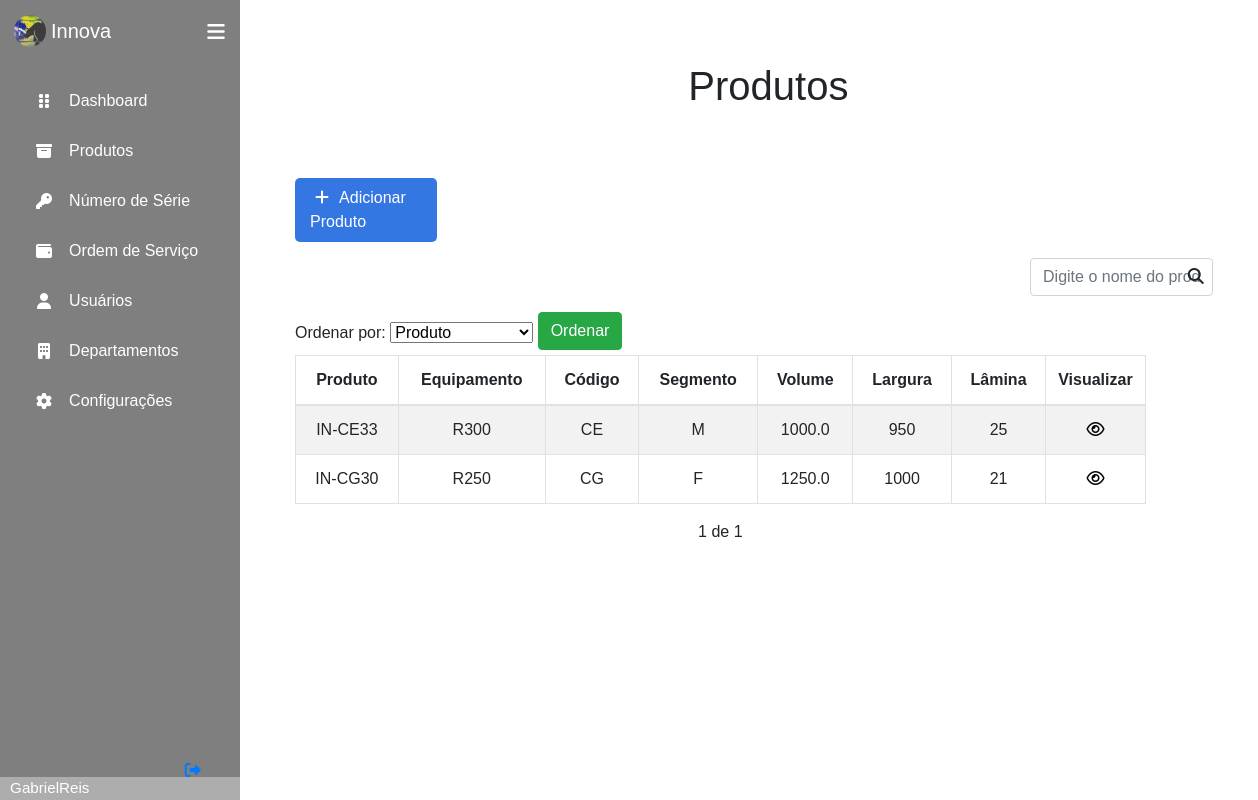
The app's page /products/ (signed in) with its own data.
### produtos/models.py (models this page shows, shortened)
class Produto(models.Model):
    segmento = (
        ('A', 'Agrícola'),
        ('C', 'Construção'),
        ('F', 'Florestal'),
        ('I', 'Industrial'),
        ('U', 'Automotiva'),
        ('M', 'Mineração'),
    )
    tipoProduto = (
        ('AC', 'Acessório'),
        ('CC', 'Carregadeira'),
        ('CD', 'Chapa de desgaste'),
        ('CB', 'Chock bar'),
        ('DF', 'Dispositivos e ferramentas'),
        ('ER', 'Engate rápido'),
        ('CE', 'Escavadeira'),
        ('FP', 'Ferramenta de penetração de solo'),
        ('GA', 'Garfo'),
        ('CG', 'Graniteira'),
        ('LA', 'Lâmina'),
        ('LN', 'Lança'),
        ('RI', 'Ripper'),
        ('SG', 'Segmento'),
        ('VA', 'Vala'),
        ('SE', 'Serviço'),
    )
    classeProduto = (
        ('6 SW', '6 SW'),
        ('6 LH', '6 LH'),
        ('7 SW', '7 SW'),
        ('7 LH', '7 LH'),
        ('7S SW', '7S SW'),
        ('7S LH', '7S LH'),
        ('8 SW', '8 SW'),
        ('8 LH', '8 LH'),
        ('9 SW', '9 SW'),
        ('9 LH', '9 LH'),
        ('9S SW', '9S SW'),
        ('9S LH', '9S LH'),
    )
    dureza = (
        ('GD', 'Geral'),
        ('HD', 'Pesada'),
        ('SD', 'Severa'),
        ('XD', 'Extrema'),
    )
    segmento = CharField(max_length=30, choices=segmento, null=True)
    nome = CharField(max_length=30, null=True)
    equipamento = CharField(max_length=10, null=True)
    capacidade = FloatField(null=True)
    largura = IntegerField(null=True)
    lamina = IntegerField(null=True)
    peso = IntegerField(null=True)
    codigo = CharField(max_length=2, choices=tipoProduto, null=True)
    categoria = CharField(max_length=5, choices=classeProduto, null=True)
    classeAplicacao = CharField(max_length=2, choices=dureza, null=True)
    dateCriacao = DateTimeField(auto_now_add=True)
    dateUpdate = DateTimeField(auto_now=True)
    numeroSerie = ForeignKey(NumeroSerie, null = True, on_delete=CASCADE)
    responsavel = ForeignKey(Colaborador, null=True, on_delete=SET_NULL)

### produtos/views.py (the view)
# urls.py: path('', views.Products, name = 'Home_Products'),
def Products(request):
    search = request.GET.get('search')
    if search:
        products = Produto.objects.filter(nome__icontains = search)
    else:
        productsList = Produto.objects.all().order_by('-dateCriacao')
        order = request.GET.get('order')
        if order == 'Produto':
            productsList = Produto.objects.all().order_by('-nome')
        elif order == 'Equipamento':
            productsList = Produto.objects.all().order_by('equipamento')
        elif order == 'Codigo':
            productsList = Produto.objects.all().order_by('-codigo')
        elif order == 'Segmento':
            productsList = Produto.objects.all().order_by('-segmento')
        elif order == 'numSerie':
            productsList = Produto.objects.all().order_by('-numeroSerie')
        paginator = Paginator(productsList, 20)
        page = request.GET.get('page')
        products = paginator.get_page(page)
    return render(request, 'produtos/Products.html', {'products' : products})

### templates/produtos/Products.html (shortened to what this page needs)
{% extends 'base.html' %}
{% block content %}
    <div class="container title">
        <h1>Produtos</h1>
    </div>
    <div class="offset-1 col-10 product-div">
        <a href="{% url 'products:New_Products' %}" class="add-product">
            <div class="col-2 add-div">
                <i class="fas fa-plus products"></i>Adicionar Produto
            </div>
        </a>
        {% if products|length > 0 %}
        <div class="col-3 search-div">
            <form method="GET" id="search-form">
                <input class="form-control" type="text" id="search" name="search" placeholder="Digite o nome do produto">
                <i class="fas fa-search" id="search-button"></i>
            </form>
        </div>
        {% endif %}
        {% if products|length > 0 %}
        <form method="GET">
            <label for="filter">Ordenar por:</label>
            <select id="filter">
                <option label="Produto">Produto</option>
            </select>
            <input type="submit" class="btn btn-success ordenar" id="order" value="Ordenar">
        </form>
        <table class="table table-striped table-hover table-bordered tab-products">
            <thead>
                <tr>
                    <th scope="col">Produto</th>
                    <th scope="col">Equipamento</th>
                    <th scope="col">Código</th>
                    <th scope="col">Segmento</th>
                    <th scope="col">Volume</th>
                    <th scope="col">Largura</th>
                    <th scope="col">Lâmina</th>
                    <th scope="col" class="col-sm-1">Visualizar</th>
                </tr>
            </thead>
            <tbody id="product-table">
                {% for product in products %}
                <tr scope="row">
                    <td>
                        {{product.nome}}
                    </td>
                    <td>
                        {{product.equipamento}}
                    </td>
                    <td>
                        {{product.codigo}}
                    </td>
                    <td>
                        {{product.segmento}}
                    </td>
                    <td>
                        {{product.capacidade}}
                    </td>
                    <td>
                        {{product.largura}}
                    </td>
                    <td>
                        {{product.lamina}}
                    </td>
                    <td>
                        <a href="{% url 'products:View_Product' product.id %}" class="icon view-product">
                            <div class="col">
                                <i class="far fa-eye"></i>
                            </div>
                        </a>
                    </td>
                </tr>
                {% endfor %}
            </tbody>
        </table>
        {% else %}
            <div class="sem-produtos">
                Nenhum produto cadastrado!
            </div>
        {% endif %}
        <div class="pagination">
            <span class="step-links">
                {% if products.paginator.num_pages %}
                <span class="current">
                    {{products.number}} de {{products.paginator.num_pages}}
                </span>
                {% endif %}
            </span>
        </div>
    </div>
{% endblock %}

### templates/base.html (shortened to what this page needs)
{% load static %}
<!DOCTYPE html>
<html lang="pt-br">
<head>
    <link rel="stylesheet" href="{% static 'css/style.css' %}">
    <link rel="stylesheet" href="{% static 'css/bs/bootstrap.css' %}">
</head>
<body>
    {% if user.is_authenticated %}
    <div class="sidebar">
        <div class="logo_content">
            <div class="logo">
                <img src="{% static 'img/logo-base.png' %}" class="img-base"/>
                <div class="logo_name">Innova</div>
            </div>
            <i class="fas fa-bars" id="btn-menu"></i>
        </div>
        <ul class="nav_list">
            <li>
                <a href="{%url 'main:Home_Main'%}">
                    <i class="fas fa-grip-vertical"></i>
                    <span class="link_name">Dashboard</span>
                </a>
            </li>
            <li>
                <a href="{%url 'products:Home_Products'%}">
                    <i class="fas fa-archive"></i>
                    <span class="link_name">Produtos</span>
                </a>
            </li>
            <li>
                <a href="{%url 'products:Serial_Number'%}">
                    <i class="fas fa-key"></i>
                    <span class="link_name">Número de Série</span>
                </a>
            </li>
            <li>
                <a href="#">
                    <i class="fas fa-wallet"></i>
                    <span class="link_name">Ordem de Serviço</span>
                </a>
            </li>
            <li>
                <a href="{%url 'colaborators:Home_Colaborator'%}">
                    <i class="fas fa-user"></i>
                    <span class="link_name">Usuários</span>
                </a>
            </li>
            <li>
                <a href="{%url 'departments:Home_Departments'%}">
                    <i class="fas fa-building"></i>
                    <span class="link_name">Departamentos</span>
                </a>
            </li>
            <li>
                <a href="#">
                    <i class="fas fa-cog"></i>
                    <span class="link_name">Configurações</span>
                </a>
            </li>
        </ul>
        <div class="profile_content">
            <div class="profile">
                <div class="profile_details">
                    <div class="name_job">
                        <div class="name">{{ user.username }}</div>
                    </div>
                </div>
                <a href="{%url 'logout'%}">
                    <i class="fas fa-sign-out-alt" id="logout"></i>
                </a>
            </div>
        </div>
    </div>
    {% endif %}
    <div class="home_content">
        {% block content %}
        {% endblock %}
    </div>
</body>
</html>

### static/css/style.css (style rules this page uses)
* { margin: 0; padding: 0; box-sizing: border-box; font-family: sans-serif; }
body { position: relative; min-height: 100vh; width: 100%; overflow: auto; }
.sidebar { position: fixed; top: 0; left: 0; height: 100%; width: 15em; background: #7F7F7F; padding: 0.37em 0.88em; }
.sidebar .logo_content .logo { color: #fff; display: flex; height: 3.13em; width: 100%; align-items: center; }
.logo_content .img-base { border-radius: 50%; margin-right: 0.31em; }
.logo_content .logo .logo_name { font-size: 1.25em; font-weight: 400; }
.sidebar #btn-menu { position: absolute; color: #fff; left: 90%; top: 0.37em; font-size: 1.25em; height: 3.13em; width: 3.13em; text-align: center; line-height: 2.5em; transform: translateX(-50%); }
.sidebar ul { margin-top: 1.25em; }
.sidebar ul li { position: relative; height: 3.13em; width: 100%; margin: 0 0.31em; list-style: none; line-height: 3.13em; }
.sidebar ul li a { color: #fff; display: flex; align-items: center; text-decoration: none; transition: all 0.4s ease; border-radius: 0.75em; }
.sidebar ul li a i { height: 3.13em; min-width: 3.13em; border-radius: 0.75em; line-height: 3.13em; text-align: center; }
.sidebar .profile_content { position: absolute; color: #fff; bottom: 0; left: 0; width: 100%; }
.profile_content .profile .profile_details { display: flex; align-items: center; background: #ADADAD; }
.profile .profile_details .name_job { margin-left: 0.63em; }
.profile .profile_details .name { font-size: 0.95em; font-weight: 400; }
.profile #logout { position: absolute; left: 88%; bottom: 0.31em; transform: translateX(-50%); min-width: 3.3em; line-height: 3.13em; font-size: 1.25; border-radius: 0.75em; }
.home_content { top: 2em; position: absolute; height: 95%; width: 84%; left: 15em; }
.title { font-size: 1.5em !important; padding: 30px; position: relative; text-align: center; }
.product-div { padding: 0; left: -3em; }
.add-product { position: relative; text-decoration: none !important; margin-right: -0.3em; width: 5em; }
h1 { padding-bottom: 0.75em; }
.add-div { background-color: #3476e2; cursor: pointer; display: inline-block; color: #fff; padding: 0.5em; border-radius: 0.31em; }
.fas.fa-plus.products { color: #fff; margin-right: 0.63em; margin-left: 0.31em; }
.fas.fa-search { position: absolute; cursor: pointer; top:0.6em; right: 1.5em; }
.search-div { padding: 0; margin-top: 1em; margin-left: 45em; margin-bottom: 1em; display: inline-block; }
.ordenar { margin-bottom: 0.31em !important; }
.table { text-align: center; margin-right: 0; }
.icon.view-product { color: #000; }
.step-links { position: relative; margin-left: auto; margin-right: auto; }
.step-links .current { margin-right: 5px; margin-left: 5px; }
.btn.btn-success { margin-bottom: 3em; }

### records on screen
Produto: nome "IN-CE33", equipamento "R300", codigo "CE", segmento "M", capacidade "1000.0", largura "950", lamina "25"
Produto: nome "IN-CG30", equipamento "R250", codigo "CG", segmento "F", capacidade "1250.0", largura "1000", lamina "21"

### other values on screen
{{ user.username }} "GabrielReis"
{{ products.number }} "1"
{{ products.paginator.num_pages }} "1"
